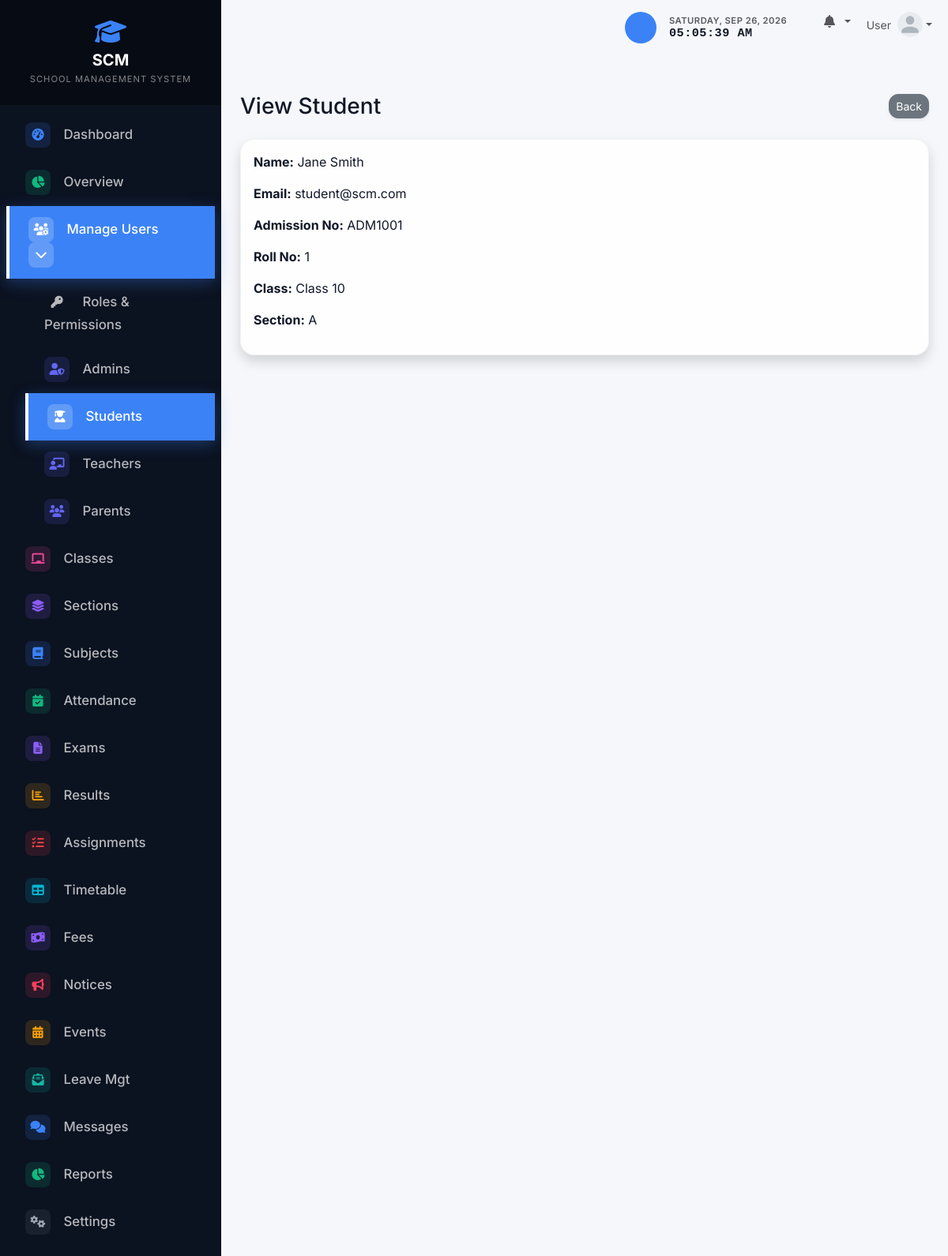
Screenshot of /admin/students/view.php?id=1 (signed in) with the database file from the repository.
### tables this page shows
CREATE TABLE IF NOT EXISTS settings (
    setting_key VARCHAR(50) PRIMARY KEY,
    setting_value TEXT
);

CREATE TABLE IF NOT EXISTS students (
    id INT AUTO_INCREMENT PRIMARY KEY,
    user_id INT NOT NULL,
    admission_no VARCHAR(20) NOT NULL UNIQUE,
    roll_number INT,
    first_name VARCHAR(50) NOT NULL,
    last_name VARCHAR(50) NOT NULL,
    gender ENUM('Male', 'Female', 'Other'),
    dob DATE,
    blood_group VARCHAR(10),
    phone VARCHAR(20),
    address TEXT,
    city VARCHAR(50),
    state VARCHAR(50),
    parent_name VARCHAR(100),
    parent_phone VARCHAR(20),
    class_id INT NOT NULL,
    section_id INT NOT NULL,
    admission_date DATE,
    profile_photo VARCHAR(255),
    status ENUM('active', 'inactive') DEFAULT 'active',
    created_at TIMESTAMP DEFAULT CURRENT_TIMESTAMP,
    updated_at TIMESTAMP DEFAULT CURRENT_TIMESTAMP ON UPDATE CURRENT_TIMESTAMP,
    FOREIGN KEY (user_id) REFERENCES users(id) ON DELETE CASCADE,
    FOREIGN KEY (class_id) REFERENCES classes(id) ON DELETE RESTRICT,
    FOREIGN KEY (section_id) REFERENCES sections(id) ON DELETE RESTRICT
);

CREATE TABLE IF NOT EXISTS users (
    id INT AUTO_INCREMENT PRIMARY KEY,
    username VARCHAR(50) NOT NULL UNIQUE,
    email VARCHAR(100) NOT NULL UNIQUE,
    password_hash VARCHAR(255) NOT NULL,
    role ENUM('admin', 'teacher', 'student') NOT NULL,
    status ENUM('active', 'inactive') DEFAULT 'active',
    created_at TIMESTAMP DEFAULT CURRENT_TIMESTAMP,
    updated_at TIMESTAMP DEFAULT CURRENT_TIMESTAMP ON UPDATE CURRENT_TIMESTAMP
);

CREATE TABLE IF NOT EXISTS classes (
    id INT AUTO_INCREMENT PRIMARY KEY,
    name VARCHAR(50) NOT NULL UNIQUE,
    created_at TIMESTAMP DEFAULT CURRENT_TIMESTAMP
);

CREATE TABLE IF NOT EXISTS sections (
    id INT AUTO_INCREMENT PRIMARY KEY,
    class_id INT NOT NULL,
    name VARCHAR(50) NOT NULL,
    created_at TIMESTAMP DEFAULT CURRENT_TIMESTAMP,
    FOREIGN KEY (class_id) REFERENCES classes(id) ON DELETE CASCADE,
    UNIQUE KEY unique_class_section (class_id, name)
);

### config/functions.php (called while the page is built, shortened)
<?php
function get_setting($pdo, $key, $default = '') {
    $stmt = $pdo->prepare("SELECT setting_value FROM settings WHERE setting_key = ?");
    $stmt->execute([$key]);
    $result = $stmt->fetch();
    return $result ? $result['setting_value'] : $default;
}
?>

### admin/students/view.php (the view, shortened to what this page needs)
<?php
require_once '../../config/database.php';
require_once '../../config/functions.php';
$id = $_GET['id'] ?? 0;
$stmt = $pdo->prepare("SELECT s.*, c.name as class_name, sec.name as section_name, u.email FROM students s LEFT JOIN classes c ON s.class_id = c.id LEFT JOIN sections sec ON s.section_id = sec.id LEFT JOIN users u ON s.user_id = u.id WHERE s.id = ?");
$stmt->execute([$id]);
$record = $stmt->fetch();
include '../../includes/header.php';
?>
<div class="d-sm-flex align-items-center justify-content-between mb-4">
    <h1 class="h3 mb-0 text-gray-800">View Student</h1>
    <a href="index.php" class="btn btn-sm btn-secondary shadow-sm">Back</a>
</div>
<div class="card shadow mb-4">
    <div class="card-body">
        <p><strong>Name:</strong> <?= htmlspecialchars($record['first_name'] . ' ' . $record['last_name']) ?></p>
        <p><strong>Email:</strong> <?= htmlspecialchars($record['email']) ?></p>
        <p><strong>Admission No:</strong> <?= htmlspecialchars($record['admission_no']) ?></p>
        <p><strong>Roll No:</strong> <?= htmlspecialchars($record['roll_number']) ?></p>
        <p><strong>Class:</strong> <?= htmlspecialchars($record['class_name']) ?></p>
        <p><strong>Section:</strong> <?= htmlspecialchars($record['section_name']) ?></p>
    </div>
</div>
<?php include '../../includes/footer.php'; ?>

### includes/sidebar.php (shortened to what this page needs)
<?php
$current_page = $_SERVER['REQUEST_URI'];
$sidebar_school_name = get_setting($pdo, 'school_name', 'SCM - SCHOOL MANAGEMENT');
$name_parts = explode(' - ', $sidebar_school_name, 2);
$main_name = $name_parts[0];
$sub_name = isset($name_parts[1]) ? $name_parts[1] : '';
?>
<nav id="sidebar" class="text-white">
    <div class="sidebar-header p-4 text-center">
        <a href="<?= BASE_URL ?>/index.php" class="text-white text-decoration-none d-flex flex-column align-items-center">
            <i class="fas fa-graduation-cap fa-2x mb-2 text-primary"></i>
            <h5 class="mb-0 fw-bold tracking-wide"><?= htmlspecialchars($main_name) ?></h5>
            <?php if ($sub_name): ?>
            <small class="text-white-50 mt-1" style="font-size: 0.7rem; letter-spacing: 1px;"><?= htmlspecialchars(strtoupper($sub_name)) ?></small>
            <?php endif; ?>
        </a>
    </div>
    <ul class="list-unstyled components p-2">
        <?php if ($_SESSION['user_role'] === 'admin'): ?>
            <li class="<?= strpos($current_page, '/admin/dashboard.php') !== false ? 'active' : '' ?>">
                <a href="<?= BASE_URL ?>/admin/dashboard.php"><i class="fas fa-fw fa-tachometer-alt me-2"></i> Dashboard</a>
            </li>
            <li class="<?= strpos($current_page, '/admin/overview.php') !== false ? 'active' : '' ?>">
                <a href="<?= BASE_URL ?>/admin/overview.php"><i class="fas fa-fw fa-chart-pie me-2"></i> Overview</a>
            </li>
            <?php
                $is_users_active = strpos($current_page, '/admin/admins/') !== false || strpos($current_page, '/admin/roles/') !== false || strpos($current_page, '/admin/students/') !== false || strpos($current_page, '/admin/teachers/') !== false || strpos($current_page, '/admin/parents/') !== false;
            ?>
            <li class="<?= $is_users_active ? 'active' : '' ?>">
                <a href="#usersSubmenu" data-bs-toggle="collapse" aria-expanded="<?= $is_users_active ? 'true' : 'false' ?>" class="manage-users-btn <?= $is_users_active ? '' : 'collapsed' ?>" style="text-decoration: none;">
                    <i class="fas fa-fw fa-users-cog"></i>
                    <span>Manage Users</span>
                    <i class="fas fa-chevron-down dropdown-arrow"></i>
                </a>
                <ul class="collapse list-unstyled <?= $is_users_active ? 'show' : '' ?>" id="usersSubmenu" style="padding-left: 1.5rem;">
                    <li class="<?= strpos($current_page, '/admin/roles/') !== false ? 'active' : '' ?>"><a href="<?= BASE_URL ?>/admin/roles/"><i class="fas fa-fw fa-key me-2"></i> Roles & Permissions</a></li>
                    <li class="<?= strpos($current_page, '/admin/admins/') !== false ? 'active' : '' ?>"><a href="<?= BASE_URL ?>/admin/admins/"><i class="fas fa-fw fa-user-shield me-2"></i> Admins</a></li>
                    <li class="<?= strpos($current_page, '/admin/students/') !== false ? 'active' : '' ?>"><a href="<?= BASE_URL ?>/admin/students/" class="students-active"><i class="fas fa-fw fa-user-graduate me-2"></i> Students</a></li>
                    <li class="<?= strpos($current_page, '/admin/teachers/') !== false ? 'active' : '' ?>"><a href="<?= BASE_URL ?>/admin/teachers/"><i class="fas fa-fw fa-chalkboard-teacher me-2"></i> Teachers</a></li>
                    <li class="<?= strpos($current_page, '/admin/parents/') !== false ? 'active' : '' ?>"><a href="<?= BASE_URL ?>/admin/parents/"><i class="fas fa-fw fa-users me-2"></i> Parents</a></li>
                </ul>
            </li>
            <li class="<?= strpos($current_page, '/admin/classes/') !== false ? 'active' : '' ?>"><a href="<?= BASE_URL ?>/admin/classes/"><i class="fas fa-fw fa-chalkboard me-2"></i> Classes</a></li>
            <li class="<?= strpos($current_page, '/admin/sections/') !== false ? 'active' : '' ?>"><a href="<?= BASE_URL ?>/admin/sections/"><i class="fas fa-fw fa-layer-group me-2"></i> Sections</a></li>
            <li class="<?= strpos($current_page, '/admin/subjects/') !== false ? 'active' : '' ?>"><a href="<?= BASE_URL ?>/admin/subjects/"><i class="fas fa-fw fa-book me-2"></i> Subjects</a></li>
            <li class="<?= strpos($current_page, '/admin/attendance/') !== false ? 'active' : '' ?>"><a href="<?= BASE_URL ?>/admin/attendance/"><i class="fas fa-fw fa-calendar-check me-2"></i> Attendance</a></li>
            <li class="<?= strpos($current_page, '/admin/exams/') !== false ? 'active' : '' ?>"><a href="<?= BASE_URL ?>/admin/exams/"><i class="fas fa-fw fa-file-alt me-2"></i> Exams</a></li>
            <li class="<?= strpos($current_page, '/admin/results/') !== false ? 'active' : '' ?>"><a href="<?= BASE_URL ?>/admin/results/"><i class="fas fa-fw fa-chart-bar me-2"></i> Results</a></li>
            <li class="<?= strpos($current_page, '/admin/assignments/') !== false ? 'active' : '' ?>"><a href="<?= BASE_URL ?>/admin/assignments/"><i class="fas fa-fw fa-tasks me-2"></i> Assignments</a></li>
            <li class="<?= strpos($current_page, '/admin/timetable/') !== false ? 'active' : '' ?>"><a href="<?= BASE_URL ?>/admin/timetable/"><i class="fas fa-fw fa-table me-2"></i> Timetable</a></li>
            <li class="<?= strpos($current_page, '/admin/fees/') !== false ? 'active' : '' ?>"><a href="<?= BASE_URL ?>/admin/fees/"><i class="fas fa-fw fa-money-bill-wave me-2"></i> Fees</a></li>
            <li class="<?= strpos($current_page, '/admin/notices/') !== false ? 'active' : '' ?>"><a href="<?= BASE_URL ?>/admin/notices/"><i class="fas fa-fw fa-bullhorn me-2"></i> Notices</a></li>
            <li class="<?= strpos($current_page, '/admin/events/') !== false ? 'active' : '' ?>"><a href="<?= BASE_URL ?>/admin/events/"><i class="fas fa-fw fa-calendar-alt me-2"></i> Events</a></li>
            <li class="<?= strpos($current_page, '/admin/leaves/') !== false ? 'active' : '' ?>"><a href="<?= BASE_URL ?>/admin/leaves/"><i class="fas fa-fw fa-envelope-open-text me-2"></i> Leave Mgt</a></li>
            <li class="<?= strpos($current_page, '/admin/messages/') !== false ? 'active' : '' ?>"><a href="<?= BASE_URL ?>/admin/messages/"><i class="fas fa-fw fa-comments me-2"></i> Messages</a></li>
            <li class="<?= strpos($current_page, '/admin/reports/') !== false ? 'active' : '' ?>"><a href="<?= BASE_URL ?>/admin/reports/"><i class="fas fa-fw fa-chart-pie me-2"></i> Reports</a></li>
            <li class="<?= strpos($current_page, '/admin/settings/') !== false ? 'active' : '' ?>"><a href="<?= BASE_URL ?>/admin/settings/"><i class="fas fa-fw fa-cogs me-2"></i> Settings</a></li>
        <?php endif; ?>
    </ul>
</nav>

### assets/css/style.css (style rules this page uses)
:root { --bs-primary: #3B82F6; --bs-info: #06B6D4; --bs-success: #10B981; --bs-warning: #F59E0B; --bs-danger: #EF4444; --bs-body-bg: #F5F7FB; --bs-body-color: #111827; --sidebar-bg: #0B1220; --sidebar-header: #070b14; --sidebar-text: rgba(255,255,255,0.7); --sidebar-hover: rgba(255,255,255,0.1); }
.theme-admin { --bs-primary: #3B82F6; --bs-info: #06B6D4; --bs-body-bg: #F5F7FB; --bs-body-color: #111827; --sidebar-bg: #0B1220; --sidebar-header: #070b14; }
body { font-family: 'Inter', sans-serif; background-color: var(--bs-body-bg); color: var(--bs-body-color); }
.text-primary { color: var(--bs-primary) !important; }
.btn { border-radius: 12px; }
#sidebar { min-width: 280px; max-width: 280px; min-height: 100vh; transition: all 0.25s cubic-bezier(0.4, 0, 0.2, 1); background: var(--sidebar-bg) !important; }
#sidebar .sidebar-header { background: var(--sidebar-header); transition: all 0.25s; }
#sidebar ul.components { padding: 20px 0; }
#sidebar ul li a { padding: 14px 24px; font-size: 1.05em; display: block; color: var(--sidebar-text); text-decoration: none; font-weight: 500; position: relative; overflow: hidden; transition: background-color 0.3s ease, transform 0.3s ease, color 0.3s ease, box-shadow 0.3s ease; }
#sidebar ul li.active > a { background: var(--bs-primary); color: #ffffff; box-shadow: 0 5px 20px rgba(63, 130, 244, 0.35); transition: all 0.3s ease; border-left: 4px solid #fff; }
#sidebar ul li.active > a::before { content: ""; position: absolute; top: 0; left: -100%; width: 50%; height: 100%; background: linear-gradient( 90deg, transparent, rgba(255,255,255,0.25), transparent ); transform: skewX(-20deg); animation: buttonShine 3s infinite; }
#sidebar ul li a i { transition: transform 0.3s ease, color 0.3s ease; }
.card, .dashboard-card { border: 1px solid rgba(229, 231, 235, 0.5); border-radius: 18px; box-shadow: 0 8px 30px rgba(15, 23, 42, 0.1); background-color: rgba(255, 255, 255, 0.85); backdrop-filter: blur(8px); }
#sidebar ul.components li a i { width: 32px; height: 32px; display: inline-flex; align-items: center; justify-content: center; border-radius: 8px; margin-right: 12px !important; font-size: 0.95rem; transition: all 0.3s; }
#sidebar ul.components li a i.fa-tachometer-alt { background: rgba(59, 130, 246, 0.15); color: #3b82f6; }
#sidebar ul.components li a i.fa-chart-pie { background: rgba(16, 185, 129, 0.15); color: #10b981; }
#sidebar ul.components li a i.fa-users-cog, #sidebar ul.components li a i.fa-user-shield, #sidebar ul.components li a i.fa-user-graduate, #sidebar ul.components li a i.fa-chalkboard-teacher, #sidebar ul.components li a i.fa-users, #sidebar ul.components li a i.fa-user { background: rgba(99, 102, 241, 0.15); color: #6366f1; }
#sidebar ul.components li a i.fa-chalkboard { background: rgba(236, 72, 153, 0.15); color: #ec4899; }
#sidebar ul.components li a i.fa-layer-group { background: rgba(139, 92, 246, 0.15); color: #8b5cf6; }
#sidebar ul.components li a i.fa-book { background: rgba(59, 130, 246, 0.15); color: #3b82f6; }
#sidebar ul.components li a i.fa-calendar-check { background: rgba(16, 185, 129, 0.15); color: #10b981; }
#sidebar ul.components li a i.fa-file-alt { background: rgba(139, 92, 246, 0.15); color: #8b5cf6; }
#sidebar ul.components li a i.fa-chart-bar { background: rgba(245, 158, 11, 0.15); color: #f59e0b; }
#sidebar ul.components li a i.fa-tasks { background: rgba(239, 68, 68, 0.15); color: #ef4444; }
#sidebar ul.components li a i.fa-table { background: rgba(6, 182, 212, 0.15); color: #06b6d4; }
#sidebar ul.components li a i.fa-calendar-alt { background: rgba(245, 158, 11, 0.15); color: #f59e0b; }
#sidebar ul.components li a i.fa-money-bill-wave { background: rgba(139, 92, 246, 0.15); color: #8b5cf6; }
#sidebar ul.components li a i.fa-bullhorn { background: rgba(244, 63, 94, 0.15); color: #f43f5e; }
#sidebar ul.components li a i.fa-envelope-open-text { background: rgba(20, 184, 166, 0.15); color: #14b8a6; }
#sidebar ul.components li a i.fa-comments { background: rgba(59, 130, 246, 0.15); color: #3b82f6; }
#sidebar ul.components li a i.fa-cogs { background: rgba(107, 114, 128, 0.15); color: #9ca3af; }
#sidebar ul li.active > a i, #sidebar ul li a:hover i { background: rgba(255, 255, 255, 0.2) !important; color: #fff !important; }

### rows the page displays
settings: setting_value "SCM", setting_value "SCHOOL MANAGEMENT SYSTEM"
students: first_name+last_name "Jane Smith", user.email "student@scm.com", admission_no "ADM1001", roll_number "1", class.name "Class 10", section.name "A"

### other values shown
$_SESSION['name'] "User"
